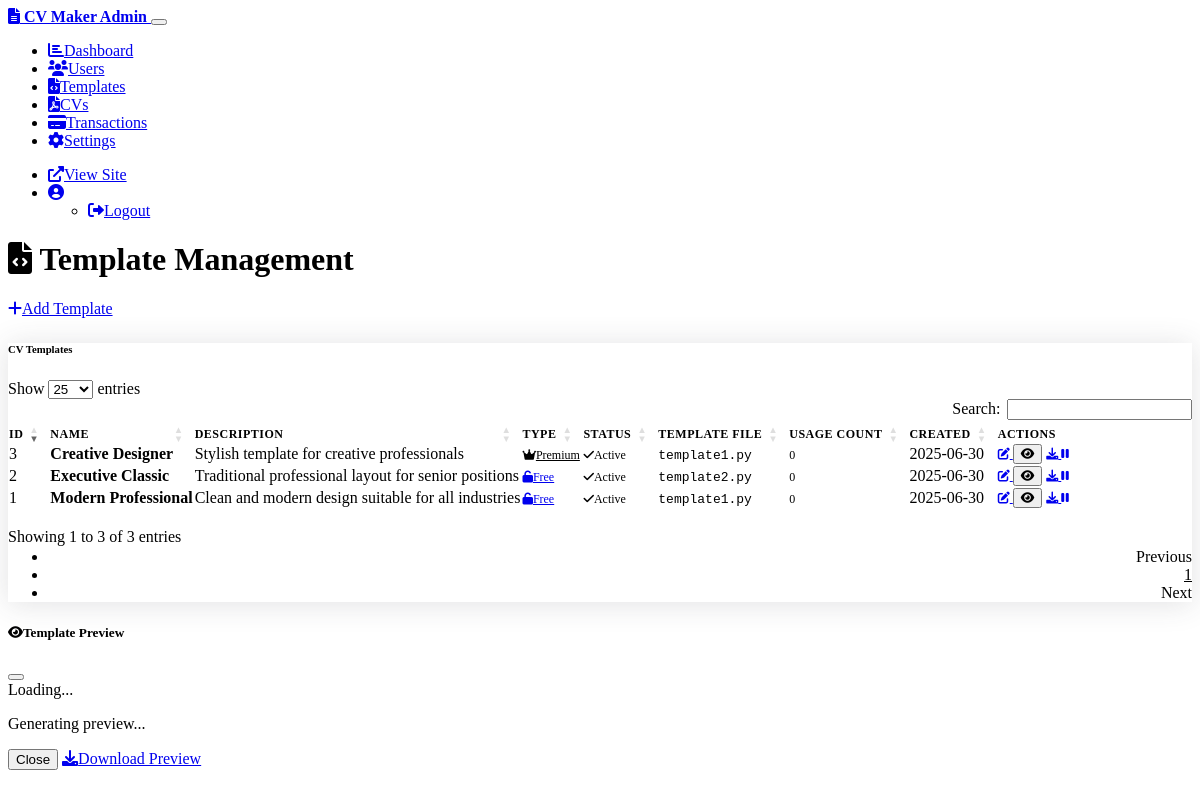
The app's page /admin/templates with its own data.
### models.py (models this page shows, shortened)
class Template(db.Model):
    __tablename__ = 'templates'
    id = Column(Integer, primary_key=True)
    name = Column(String(100), nullable=False)
    description = Column(Text)
    is_premium = Column(Boolean, default=False)
    template_file = Column(String(100), nullable=False)
    is_active = Column(Boolean, default=True)
    created_at = Column(DateTime, default=datetime.utcnow)
    cvs = relationship('CV', backref='template', lazy=True)

### admin_routes.py (the view)
@admin_bp.route('/templates')
def templates():
    templates = Template.query.order_by(Template.created_at.desc()).all()
    return render_template('admin/templates.html', templates=templates)

### templates/admin/templates.html (shortened to what this page needs)
{% extends "admin/layout.html" %}
{% block content %}
<div class="row">
    <div class="col-12">
        <div class="d-flex justify-content-between align-items-center mb-4">
            <h1 class="h3">
                <i class="fas fa-file-code me-2"></i>
                Template Management
            </h1>
            <a href="{{ url_for('admin.add_template') }}" class="btn btn-primary">
                <i class="fas fa-plus me-1"></i>Add Template
            </a>
        </div>
    </div>
</div>
<div class="card">
    <div class="card-header">
        <h6 class="m-0 fw-bold">CV Templates</h6>
    </div>
    <div class="card-body">
        <div class="table-responsive">
            <table class="table table-striped" id="templatesTable">
                <thead>
                    <tr>
                        <th>ID</th>
                        <th>Name</th>
                        <th>Description</th>
                        <th>Type</th>
                        <th>Status</th>
                        <th>Template File</th>
                        <th>Usage Count</th>
                        <th>Created</th>
                        <th>Actions</th>
                    </tr>
                </thead>
                <tbody>
                    {% for template in templates %}
                    <tr>
                        <td>{{ template.id }}</td>
                        <td>
                            <strong>{{ template.name }}</strong>
                        </td>
                        <td>{{ template.description or '-' }}</td>
                        <td>
                            <a href="{{ url_for('admin.toggle_premium', template_id=template.id) }}"
                               class="badge bg-{% if template.is_premium %}warning{% else %}success{% endif %} text-decoration-none"
                               title="Click to toggle premium status">
                                {% if template.is_premium %}
                                    <i class="fas fa-crown me-1"></i>Premium
                                {% else %}
                                    <i class="fas fa-unlock me-1"></i>Free
                                {% endif %}
                            </a>
                        </td>
                        <td>
                            {% if template.is_active %}
                                <span class="badge bg-success">
                                    <i class="fas fa-check me-1"></i>Active
                                </span>
                            {% else %}
                                <span class="badge bg-danger">
                                    <i class="fas fa-times me-1"></i>Inactive
                                </span>
                            {% endif %}
                        </td>
                        <td>
                            <code>{{ template.template_file }}</code>
                        </td>
                        <td>
                            <span class="badge bg-info">{{ template.cvs|length }}</span>
                        </td>
                        <td>{{ template.created_at.strftime('%Y-%m-%d') if template.created_at else 'N/A' }}</td>
                        <td>
                            <div class="btn-group btn-group-sm">
                                <a href="{{ url_for('admin.edit_template', template_id=template.id) }}"
                                   class="btn btn-outline-secondary"
                                   title="Edit Template">
                                    <i class="fas fa-edit"></i>
                                </a>
                                <button type="button"
                                        class="btn btn-outline-info preview-btn"
                                        title="Preview in Modal"
                                        data-template-id="{{ template.id }}"
                                        data-template-name="{{ template.name }}"
                                        data-bs-toggle="modal"
                                        data-bs-target="#previewModal">
                                    <i class="fas fa-eye"></i>
                                </button>
                                <a href="{{ url_for('admin.preview_template', template_id=template.id) }}"
                                   class="btn btn-outline-primary"
                                   title="Download Preview"
                                   target="_blank">
                                    <i class="fas fa-download"></i>
                                </a>
                                <a href="{{ url_for('admin.toggle_template', template_id=template.id) }}"
                                   class="btn btn-outline-{% if template.is_active %}warning{% else %}success{% endif %}"
                                   title="{% if template.is_active %}Deactivate{% else %}Activate{% endif %}">
                                    <i class="fas fa-{% if template.is_active %}pause{% else %}play{% endif %}"></i>
                                </a>
                            </div>
                        </td>
                    </tr>
                    {% endfor %}
                </tbody>
            </table>
        </div>
    </div>
</div>
<div class="modal fade" id="previewModal" tabindex="-1" aria-labelledby="previewModalLabel" aria-hidden="true">
    <div class="modal-dialog modal-xl">
        <div class="modal-content">
            <div class="modal-header">
                <h5 class="modal-title" id="previewModalLabel">
                    <i class="fas fa-eye me-2"></i>Template Preview
                </h5>
                <button type="button" class="btn-close" data-bs-dismiss="modal" aria-label="Close"></button>
            </div>
            <div class="modal-body p-0">
                <div class="text-center p-4" id="previewLoading">
                    <div class="spinner-border text-primary" role="status">
                        <span class="visually-hidden">Loading...</span>
                    </div>
                    <p class="mt-2">Generating preview...</p>
                </div>
            </div>
            <div class="modal-footer">
                <button type="button" class="btn btn-secondary" data-bs-dismiss="modal">Close</button>
                <a href="#" id="downloadPreview" class="btn btn-primary" target="_blank">
                    <i class="fas fa-download me-1"></i>Download Preview
                </a>
            </div>
        </div>
    </div>
</div>
{% endblock %}

### templates/admin/layout.html (shortened to what this page needs)
<!DOCTYPE html>
<html lang="en" data-bs-theme="dark">
<head>
    <link href="https://cdn.replit.com/agent/bootstrap-agent-dark-theme.min.css" rel="stylesheet">
    <link href="https://cdnjs.cloudflare.com/ajax/libs/font-awesome/6.0.0/css/all.min.css" rel="stylesheet">
    <link href="https://cdn.datatables.net/1.13.4/css/dataTables.bootstrap5.min.css" rel="stylesheet">
    <link href="{{ url_for('static', filename='css/admin.css') }}" rel="stylesheet">
</head>
<body>
    <nav class="navbar navbar-expand-lg navbar-dark bg-dark">
        <div class="container-fluid">
            <a class="navbar-brand" href="{{ url_for('admin.dashboard') }}">
                <i class="fas fa-file-alt me-2"></i>
                CV Maker Admin
            </a>
            <button class="navbar-toggler" type="button" data-bs-toggle="collapse" data-bs-target="#navbarNav">
            </button>
            <div class="collapse navbar-collapse" id="navbarNav">
                <ul class="navbar-nav me-auto">
                    <li class="nav-item">
                        <a class="nav-link {% if request.endpoint == 'admin.dashboard' %}active{% endif %}"
                           href="{{ url_for('admin.dashboard') }}">
                            <i class="fas fa-chart-bar me-1"></i>Dashboard
                        </a>
                    </li>
                    <li class="nav-item">
                        <a class="nav-link {% if request.endpoint == 'admin.users' %}active{% endif %}"
                           href="{{ url_for('admin.users') }}">
                            <i class="fas fa-users me-1"></i>Users
                        </a>
                    </li>
                    <li class="nav-item">
                        <a class="nav-link {% if request.endpoint == 'admin.templates' %}active{% endif %}"
                           href="{{ url_for('admin.templates') }}">
                            <i class="fas fa-file-code me-1"></i>Templates
                        </a>
                    </li>
                    <li class="nav-item">
                        <a class="nav-link {% if request.endpoint == 'admin.cvs' %}active{% endif %}"
                           href="{{ url_for('admin.cvs') }}">
                            <i class="fas fa-file-pdf me-1"></i>CVs
                        </a>
                    </li>
                    <li class="nav-item">
                        <a class="nav-link {% if request.endpoint == 'admin.transactions' %}active{% endif %}"
                           href="{{ url_for('admin.transactions') }}">
                            <i class="fas fa-credit-card me-1"></i>Transactions
                        </a>
                    </li>
                    <li class="nav-item">
                        <a class="nav-link {% if request.endpoint == 'admin.settings' %}active{% endif %}"
                           href="{{ url_for('admin.settings') }}">
                            <i class="fas fa-cog me-1"></i>Settings
                        </a>
                    </li>
                </ul>
                <ul class="navbar-nav">
                    <li class="nav-item">
                        <a class="nav-link" href="{{ url_for('main.index') }}" target="_blank">
                            <i class="fas fa-external-link-alt me-1"></i>View Site
                        </a>
                    </li>
                    <li class="nav-item dropdown">
                        <a class="nav-link dropdown-toggle" href="#" role="button" data-bs-toggle="dropdown">
                            <i class="fas fa-user-circle me-1"></i>{{ current_user.name }}
                        </a>
                        <ul class="dropdown-menu">
                            <li><a class="dropdown-item" href="{{ url_for('admin_auth.logout') }}">
                                <i class="fas fa-sign-out-alt me-2"></i>Logout
                            </a></li>
                        </ul>
                    </li>
                </ul>
            </div>
        </div>
    </nav>
    <div class="container-fluid py-4">
        {% block content %}{% endblock %}
    </div>
</body>
</html>

### static/css/admin.css (style rules this page uses)
.navbar-brand { font-weight: bold; }
.card { box-shadow: 0 0.15rem 1.75rem 0 rgba(58, 59, 69, 0.15); border: 1px solid var(--bs-border-color); }
.card-header { background-color: var(--bs-secondary-bg); border-bottom: 1px solid var(--bs-border-color); }
.table th { border-top: none; font-weight: 600; text-transform: uppercase; font-size: 0.75rem; letter-spacing: 0.5px; }
.badge { font-size: 0.75rem; }
.btn-group-sm > .btn { font-size: 0.75rem; }
.badge.bg-warning { color: var(--bs-dark) !important; }

### records on screen
Template: id "3", name "Creative Designer", description "Stylish template for creative professionals", is_premium True (drawn), is_active True (drawn), template_file "template1.py", cvs|length "0", created_at "2025-06-30"
Template: id "2", name "Executive Classic", description "Traditional professional layout for senior positions", is_premium False (drawn), is_active True (drawn), template_file "template2.py", cvs|length "0", created_at "2025-06-30"
Template: id "1", name "Modern Professional", description "Clean and modern design suitable for all industries", is_premium False (drawn), is_active True (drawn), template_file "template1.py", cvs|length "0", created_at "2025-06-30"
